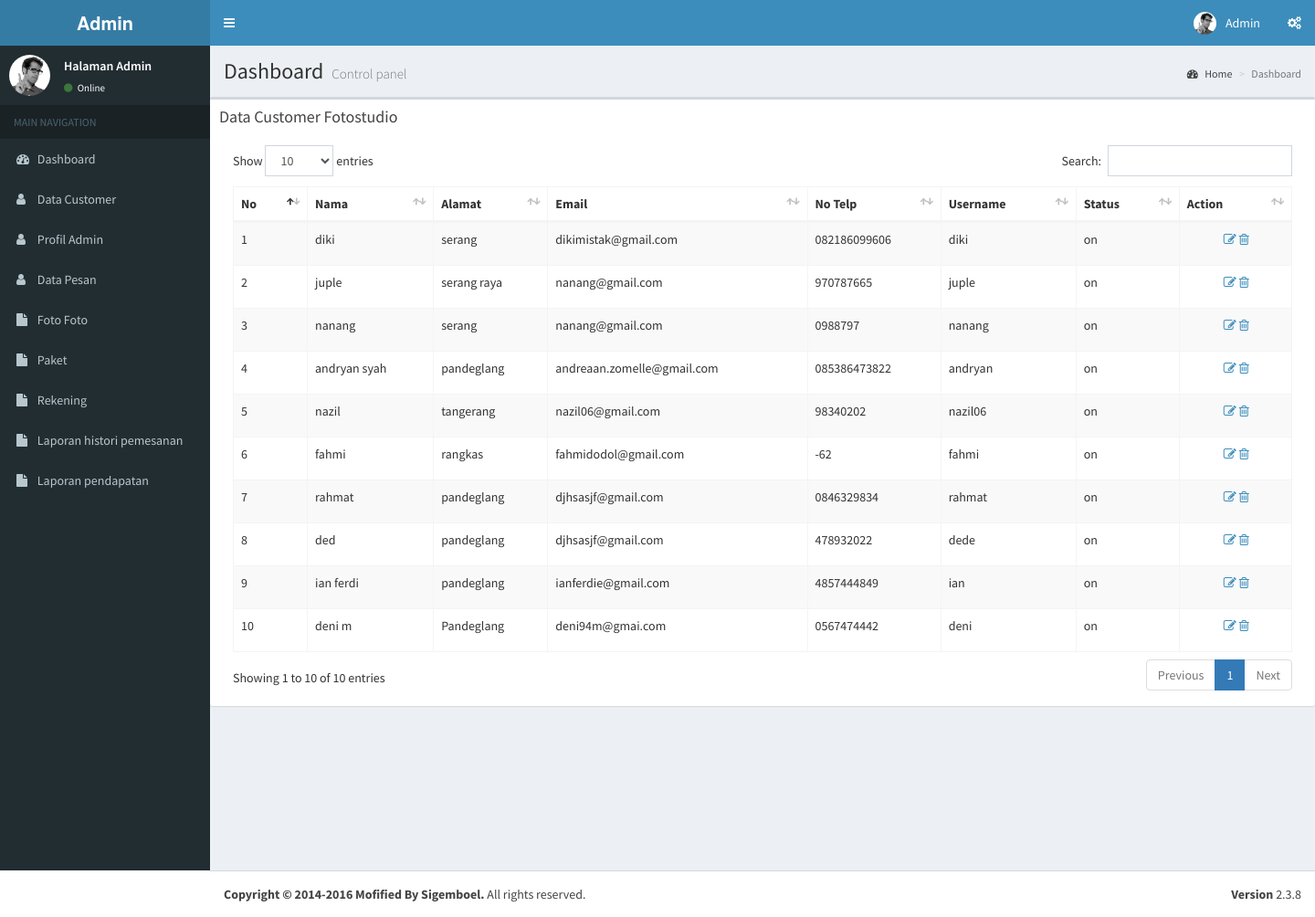
/admin/index.php?page=module/customer/d_cust (signed in), run on the app's committed database.
### tables this page shows
CREATE TABLE `user` (
  `user_id` int(10) NOT NULL,
  `nama_lengkap` varchar(50) NOT NULL,
  `alamat` varchar(200) NOT NULL,
  `email` varchar(50) NOT NULL,
  `no_telp` varchar(15) NOT NULL,
  `username` varchar(50) NOT NULL,
  `password` varchar(40) NOT NULL,
  `level` enum('customer','admin') NOT NULL,
  `status` enum('on','off') NOT NULL
);

### admin/module/customer/d_cust.php (the view)
<div class="box">
           <div class="box-header">
             <h3 class="box-title">Data Customer Fotostudio</h3>
           </div>
           <div class="box-body">
             <table class="table table-bordered table-striped" id="datatables">
               <thead>
               <tr>
                 <th>No</th>
                 <th>Nama</th>
                 <th>Alamat</th>
                 <th>Email</th>
                 <th>No Telp</th>
                 <th>Username</th>
                 <th>Status</th>
                 <th>Action</th>
               </tr>
               </thead>
               <tbody>
			<?php
			$no=1;
			$query = mysqli_query($koneksi, "select * from user where level='customer'");
			while($data = mysqli_fetch_array($query)){
			?>
				<tr>
					<td><?php echo $no++; ?></td>
					<td><?php echo $data['nama_lengkap']; ?></td>
					<td><?php echo $data['alamat']; ?></td>
					<td><?php echo $data['email']; ?></td>
					<td><?php echo $data['no_telp']; ?></td>
					<td><?php echo $data['username']; ?></td>
					<td><?php echo $data['status']; ?></td>
					<td>
					<ul style="list-style:none;">
						<li>
							<a href="?page=module/customer/edt_cust&id=<?php echo $data['user_id']; ?>" title="Edit"><i class="fa fa-edit"></i></a>
							<a onclick="return confirm('yakin ingin menghapus data ?')"  href="?page=module/customer/hps_cust&id=<?php echo $data['user_id']; ?>" title="Delete"><i class="fa fa-trash-o"></i></a>
						</li>
					</ul>
					</td>
				</tr>
			<?php
				}
			?>
			</tbody>
             </table>
           </div>
         </div>

### admin/index.php (shortened to what this page needs)
<?php
$page = isset($_GET['page']) ? $_GET['page'] : false;
if($_SESSION['username']){
?>
<!DOCTYPE html>
<html>
<head>
  <link rel="stylesheet" href="bootstrap/css/bootstrap.min.css">
  <link rel="stylesheet" href="https://cdnjs.cloudflare.com/ajax/libs/font-awesome/4.5.0/css/font-awesome.min.css">
  <link rel="stylesheet" href="https://cdnjs.cloudflare.com/ajax/libs/ionicons/2.0.1/css/ionicons.min.css">
  <link rel="stylesheet" href="dist/css/AdminLTE.min.css">
  <link rel="stylesheet" href="dist/css/skins/_all-skins.min.css">
  <link rel="stylesheet" href="plugins/iCheck/flat/blue.css">
  <link rel="stylesheet" href="plugins/morris/morris.css">
  <link rel="stylesheet" href="plugins/jvectormap/jquery-jvectormap-1.2.2.css">
  <link rel="stylesheet" href="plugins/datepicker/datepicker3.css">
  <link rel="stylesheet" href="plugins/daterangepicker/daterangepicker.css">
  <link rel="stylesheet" href="plugins/bootstrap-wysihtml5/bootstrap3-wysihtml5.min.css">
  <link href="datatables/datatables.min.css" rel="stylesheet">
</head>
<body class="hold-transition skin-blue sidebar-mini">
<div class="wrapper">
  <header class="main-header">
    <a href="index.php" class="logo">
      <span class="logo-lg"><b>Admin</b></span>
    </a>
    <nav class="navbar navbar-static-top">
      <a href="#" class="sidebar-toggle" data-toggle="offcanvas" role="button">
      </a>
      <div class="navbar-custom-menu">
        <ul class="nav navbar-nav">
          <li class="dropdown user user-menu">
            <a href="#" class="dropdown-toggle" data-toggle="dropdown">
              <img src="dist/img/user2-160x160.jpg" class="user-image" alt="User Image">
              <span class="hidden-xs">Admin</span>
            </a>
          </li>
          <li>
            <a href="#" data-toggle="control-sidebar"><i class="fa fa-gears"></i></a>
          </li>
        </ul>
      </div>
    </nav>
  </header>
  <aside class="main-sidebar">
    <section class="sidebar">
      <div class="user-panel">
        <div class="pull-left image">
          <img src="dist/img/user2-160x160.jpg" class="img-circle" alt="User Image">
        </div>
        <div class="pull-left info">
          <p>Halaman Admin</p>
          <a href="#"><i class="fa fa-circle text-success"></i> Online</a>
        </div>
      </div>
      <ul class="sidebar-menu">
        <li class="header">MAIN NAVIGATION</li>
        <li class="treeview">
          <a href="index.php">
            <i class="fa fa-dashboard"></i> <span>Dashboard</span>
          </a>
        </li>
		<li class="treeview">
          <a href="?page=module/customer/d_cust">
            <i class="fa fa-user"></i> <span>Data Customer</span>
          </a>
        </li>
		<li class="treeview">
          <a href="?page=module/profile/u_profile">
            <i class="fa fa-user"></i> <span>Profil Admin</span>
          </a>
        </li>
		<li class="treeview">
          <a href="?page=module/pesanan/d_pesan">
            <i class="fa fa-user"></i> <span>Data Pesan</span>
          </a>
        </li>
        <li class="treeview">
          <a href="?page=module/galerry/list_gal">
            <i class="fa fa-file"></i> <span>Foto Foto</span>
          </a>
        </li>
		<li class="treeview">
          <a href="?page=module/paket/list_paket">
            <i class="fa fa-file"></i> <span>Paket</span>
          </a>
        </li>
		<li class="treeview">
          <a href="?page=module/rekening/list_rek">
            <i class="fa fa-file"></i> <span>Rekening</span>
          </a>
        </li>
		<li class="treeview">
          <a href="?page=module/laporan/lap_his">
            <i class="fa fa-file"></i> <span>Laporan histori pemesanan</span>
          </a>
        </li>
		<li class="treeview">
          <a href="?page=module/laporan/lap_pen">
            <i class="fa fa-file"></i> <span>Laporan pendapatan</span>
          </a>
        </li>
      </ul>
    </section>
  </aside>
  <div class="content-wrapper">
    <section class="content-header">
      <h1>
        Dashboard
        <small>Control panel</small>
      </h1>
      <ol class="breadcrumb">
        <li><a href="#"><i class="fa fa-dashboard"></i> Home</a></li>
        <li class="active">Dashboard</li>
      </ol>
    </section>
    <section class="content">
	   <div class="row">
		   <?php
				$filename = "$page.php";
				if(file_exists($filename)){
					include_once($filename);
				}else{
					include "front.php";
				}
			?>
		</div>
     </section>
      </div>
  </div>
  <footer class="main-footer">
    <div class="pull-right hidden-xs">
      <b>Version</b> 2.3.8
    </div>
    <strong>Copyright &copy; 2014-2016 Mofified By Sigemboel.</strong> All rights
    reserved.
  </footer>
</body>
</html>
<?php
}else{
	header("location: login.php");
}
?>

### data on the page
user: nama_lengkap "diki", alamat "serang", email "dikimistak@gmail.com", no_telp "082186099606", username "diki", status "on"
user: nama_lengkap "juple", alamat "serang raya", email "nanang@gmail.com", no_telp "970787665", username "juple", status "on"
user: nama_lengkap "nanang", alamat "serang", email "nanang@gmail.com", no_telp "0988797", username "nanang", status "on"
user: nama_lengkap "andryan syah", alamat "pandeglang", email "andreaan.zomelle@gmail.com", no_telp "085386473822", username "andryan", status "on"
user: nama_lengkap "nazil", alamat "tangerang", email "nazil06@gmail.com", no_telp "98340202", username "nazil06", status "on"
user: nama_lengkap "fahmi", alamat "rangkas", email "fahmidodol@gmail.com", no_telp "-62", username "fahmi", status "on"
user: nama_lengkap "rahmat", alamat "pandeglang", email "djhsasjf@gmail.com", no_telp "0846329834", username "rahmat", status "on"
user: nama_lengkap "ded", alamat "pandeglang", email "djhsasjf@gmail.com", no_telp "478932022", username "dede", status "on"
user: nama_lengkap "ian ferdi", alamat "pandeglang", email "ianferdie@gmail.com", no_telp "4857444849", username "ian", status "on"
user: nama_lengkap "deni m", alamat "Pandeglang", email "deni94m@gmai.com", no_telp "0567474442", username "deni", status "on"
